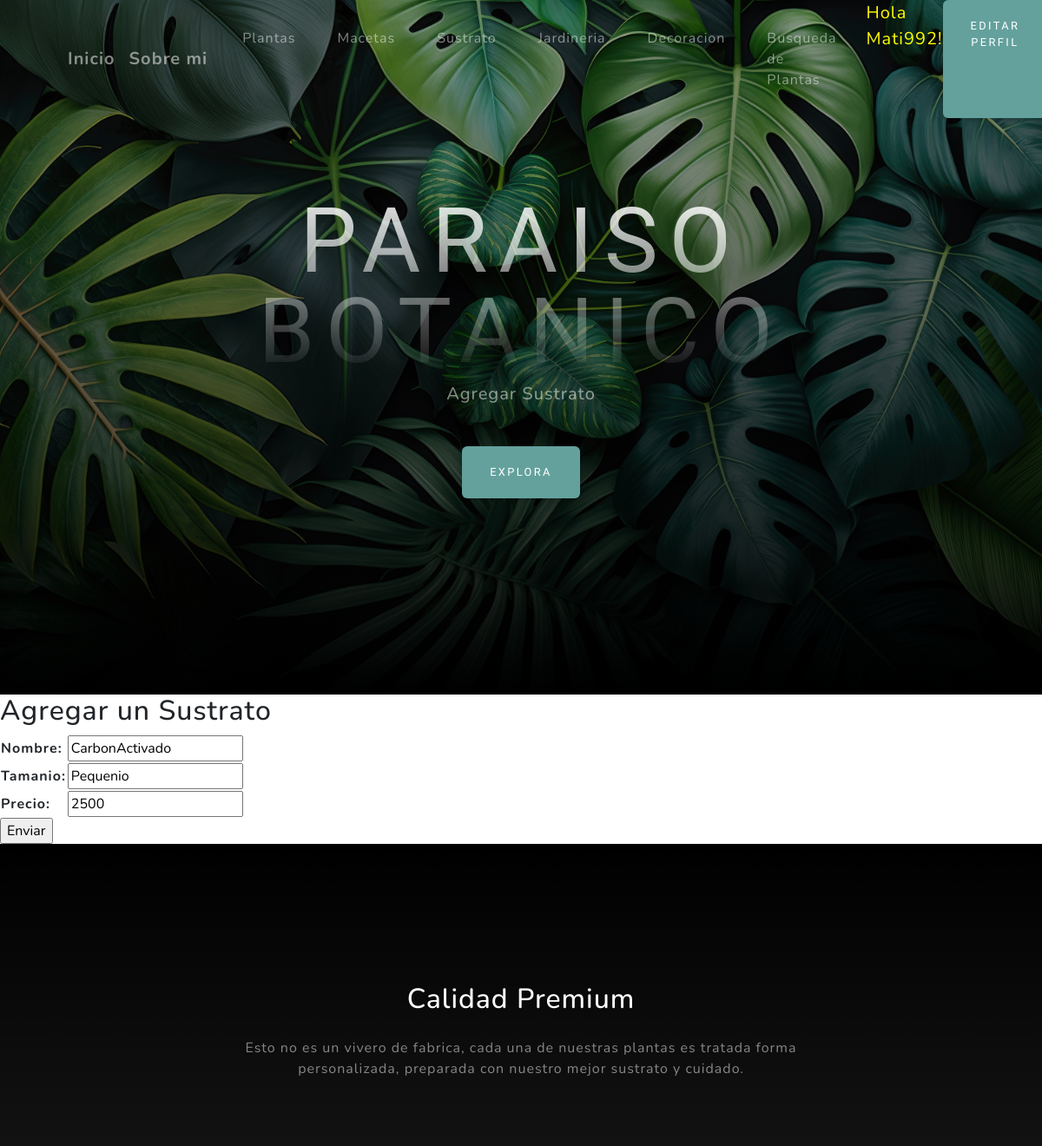
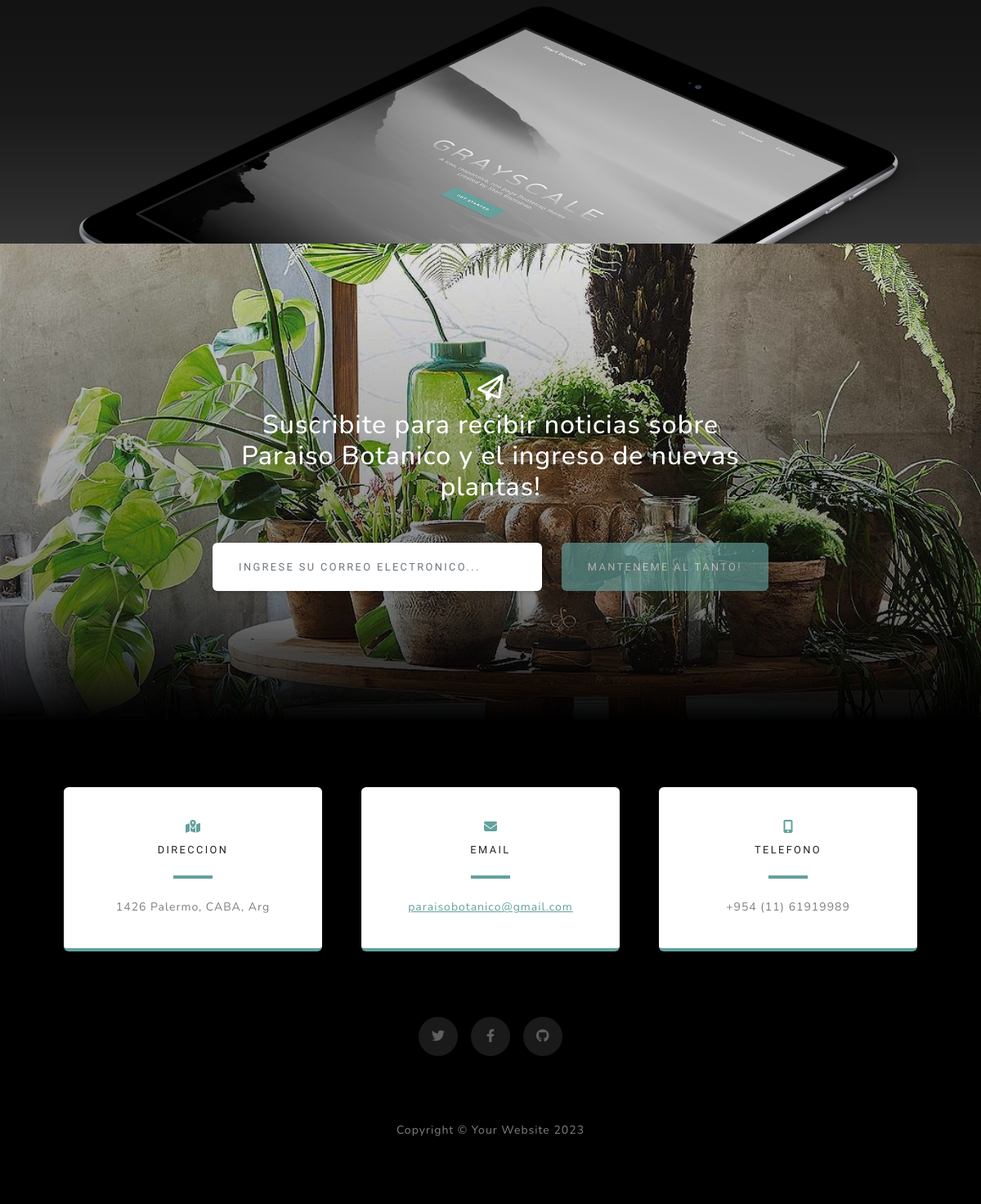
Screenshot of /update_substratum/2/ (signed in) with the database file from the repository (2 pictures, top to bottom).
### aplicacion/models.py (models this page shows, shortened)
class Sustrato(models.Model):
    nombre = models.CharField(max_length=50, blank=False)
    tamanio = models.CharField(max_length=50, blank=False)
    precio = models.IntegerField()
    class Meta:
        verbose_name = "Sustrato"
        verbose_name_plural = "Sustratos"
        ordering = ['-tamanio']

### aplicacion/views.py (the view)
class SustratoUpdate(LoginRequiredMixin, UpdateView):
    model = Sustrato
    fields = ['nombre', 'tamanio', 'precio']
    success_url = reverse_lazy('substrat')

### aplicacion/templates/aplicacion/sustrato_form.html (shortened to what this page needs)
{% extends 'aplicacion/base.html' %}
{% load  %}
{% block titulo %}
Agregar Sustrato
{% endblock titulo %}
{% block contenido %}
<body>
    <h2>Agregar un Sustrato</h2>
    <form action="" method="post">
       <table>
         {{form.as_table}}
       </table>
        <input type="submit" value="Enviar">
    </form>
</body>
</html>
{% endblock contenido %}

### aplicacion/templates/aplicacion/base.html (shortened to what this page needs)
<!DOCTYPE html>
<html lang="en">
    <head>
        {% load static %}
        <link href="{% static 'aplicacion/css/styles.css' %}"  rel="stylesheet" />
    </head>
    <body id="page-top">
        <nav class="navbar navbar-expand-lg navbar-light fixed-top" id="mainNav">
            <div class="container px-4 px-lg-5">
                <a class="navbar-brand" href="/">Inicio</a>
                <a class="navbar-brand" href="{% url 'uebermich' %}">Sobre mi</a>
                <div class="collapse navbar-collapse" id="navbarResponsive">
                    <ul class="navbar-nav ms-auto">
                        {% if user.is_authenticated %}
                        <li class="nav-item"><a class="nav-link" href="{% url 'pflanzen' %}">Plantas</a></li>
                        <li class="nav-item"><a class="nav-link" href="{% url 'blumentoepfe' %}">Macetas</a></li>
                        <li class="nav-item"><a class="nav-link" href="{% url 'substrat' %}">Sustrato</a></li>
                        <li class="nav-item"><a class="nav-link" href="{% url 'garten' %}">Jardineria</a></li>
                        <li class="nav-item"><a class="nav-link" href="{% url 'dekoration' %}">Decoracion</a></li>
                        <li class="nav-item"><a class="nav-link" href="{% url 'suchen_gattung' %}">Busqueda de Plantas</a></li>
                        <p style="color:yellow; font-size: 20px;margin-left: 10px;">Hola {{user.username}}!</p>
                        <a class="btn btn-primary" href="{% url 'editar_perfil' %}">Editar Perfil</a>
                    {% else %}
                        <a class="btn btn-success" href="{% url 'registro' %}">Registro</a>
                        <a class="btn btn-primary" href="{% url 'login' %}">Login</a>
                    {% endif %}
                    </ul>
                </div>
            </div>
        </nav>
        <header class="masthead">
            <div class="container px-4 px-lg-5 d-flex h-100 align-items-center justify-content-center">
                <div class="d-flex justify-content-center">
                    <div class="text-center">
                        <h1 class="mx-auto my-0 text-uppercase">Paraiso Botanico</h1>
                        <h2 class="text-white-50 mx-auto mt-2 mb-5">
                            {% block titulo %}
                            {% endblock titulo%}
                        </h2>
                        <a class="btn btn-primary" href="#about">Explora</a>
                    </div>
                </div>
            </div>
        </header>
        {% block contenido %}
        {% endblock contenido %}
        <section class="about-section text-center" id="about">
            <div class="container px-4 px-lg-5">
                <div class="row gx-4 gx-lg-5 justify-content-center">
                    <div class="col-lg-8">
                        <h2 class="text-white mb-4">Calidad Premium</h2>
                        <p class="text-white-50">
                            Esto no es un vivero de fabrica, cada una de nuestras plantas es tratada forma personalizada, preparada con nuestro mejor sustrato y cuidado.
                        </p>
                    </div>
                </div>
                <img class="img-fluid" src="assets/img/ipad.png" alt="..." />
            </div>
        </section>
        <section class="signup-section" id="signup">
            <div class="container px-4 px-lg-5">
                <div class="row gx-4 gx-lg-5">
                    <div class="col-md-10 col-lg-8 mx-auto text-center">
                        <i class="far fa-paper-plane fa-2x mb-2 text-white"></i>
                        <h2 class="text-white mb-5">Suscribite para recibir noticias sobre Paraiso Botanico y el ingreso de nuevas plantas!</h2>
                        <form class="form-signup" id="contactForm" data-sb-form-api-token="API_TOKEN">
                            <div class="row input-group-newsletter">
                                <div class="col"><input class="form-control" id="emailAddress" type="email" placeholder="Ingrese su correo electronico..." aria-label="Enter email address..." data-sb-validations="required,email" /></div>
                                <div class="col-auto"><button class="btn btn-primary disabled" id="submitButton" type="submit">manteneme al tanto!</button></div>
                            </div>
                        </form>
                    </div>
                </div>
            </div>
        </section>
        <section class="contact-section bg-black">
            <div class="container px-4 px-lg-5">
                <div class="row gx-4 gx-lg-5">
                    <div class="col-md-4 mb-3 mb-md-0">
                        <div class="card py-4 h-100">
                            <div class="card-body text-center">
                                <i class="fas fa-map-marked-alt text-primary mb-2"></i>
                                <h4 class="text-uppercase m-0">Direccion</h4>
                                <hr class="my-4 mx-auto" />
                                <div class="small text-black-50">1426 Palermo, CABA, Arg</div>
                            </div>
                        </div>
                    </div>
                    <div class="col-md-4 mb-3 mb-md-0">
                        <div class="card py-4 h-100">
                            <div class="card-body text-center">
                                <i class="fas fa-envelope text-primary mb-2"></i>
                                <h4 class="text-uppercase m-0">Email</h4>
                                <hr class="my-4 mx-auto" />
                                <div class="small text-black-50"><a href="#!">paraisobotanico@gmail.com</a></div>
                            </div>
                        </div>
                    </div>
                    <div class="col-md-4 mb-3 mb-md-0">
                        <div class="card py-4 h-100">
                            <div class="card-body text-center">
                                <i class="fas fa-mobile-alt text-primary mb-2"></i>
                                <h4 class="text-uppercase m-0">Telefono</h4>
                                <hr class="my-4 mx-auto" />
                                <div class="small text-black-50">+954 (11) 61919989</div>
                            </div>
                        </div>
                    </div>
                </div>
                <div class="social d-flex justify-content-center">
                    <a class="mx-2" href="https://twitter.com/Mattyy992"><i class="fab fa-twitter"></i></a>
                    <a class="mx-2" href="https://es-la.facebook.com/"><i class="fab fa-facebook-f"></i></a>
                    <a class="mx-2" href="https://github.com/Klemen992"><i class="fab fa-github"></i></a>
                </div>
            </div>
        </section>
        <footer class="footer bg-black small text-center text-white-50"><div class="container px-4 px-lg-5">Copyright &copy; Your Website 2023</div></footer>
    </body>
</html>

### rows the page displays
Sustrato: nombre "CarbonActivado", tamanio "Pequenio", precio "2500"

### other values shown
{{ user.username }} "Mati992"
